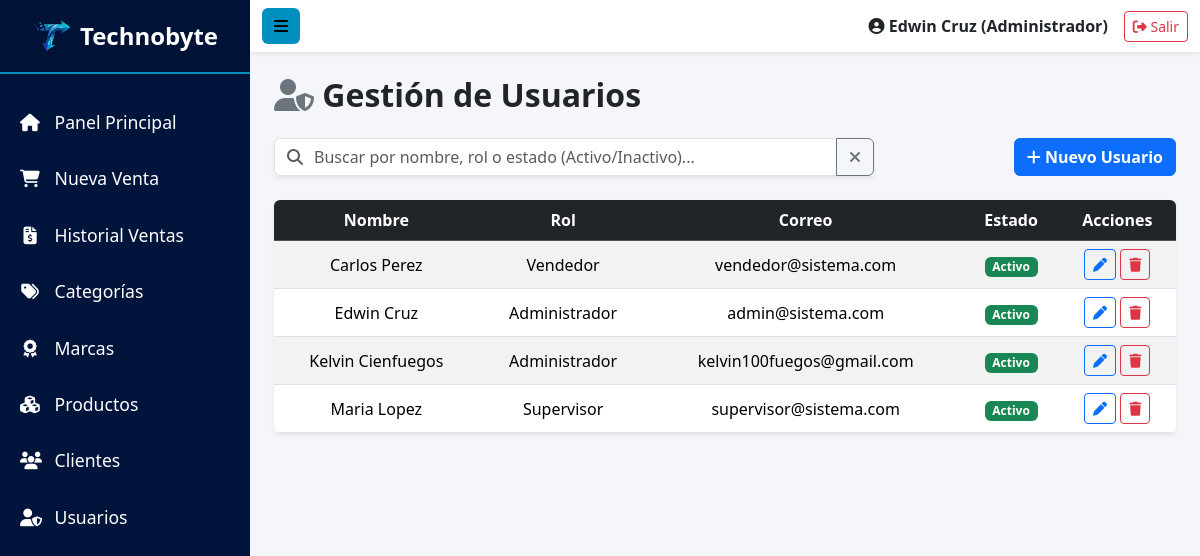
The page /presentacion/admin/usuarios/listar.php (signed in) on the database its author committed.
### tables this page shows
CREATE TABLE usuarios (
    id_usuario INT AUTO_INCREMENT PRIMARY KEY,
    id_rol INT NOT NULL,
    nombre_usuario VARCHAR(100) NOT NULL,
    correo_usuario VARCHAR(100) NOT NULL UNIQUE,
    password_usuario VARCHAR(255) NOT NULL,
    estado_usuario TINYINT(1) DEFAULT 1,
    eliminado_usuario TINYINT(1) DEFAULT 0,
    created_at TIMESTAMP DEFAULT CURRENT_TIMESTAMP,

    CONSTRAINT fk_usuario_rol
        FOREIGN KEY (id_rol)
        REFERENCES roles(id_rol)
        ON UPDATE CASCADE
        ON DELETE RESTRICT
);

CREATE TABLE roles (
    id_rol INT AUTO_INCREMENT PRIMARY KEY,
    nombre_rol VARCHAR(50) NOT NULL UNIQUE,
    estado_rol TINYINT(1) DEFAULT 1,
    eliminado_rol TINYINT(1) DEFAULT 0
);

### config/control_acceso.php (called while the page is built, shortened)
<?php
function tieneRol($roles): bool
{
    return in_array((int) $_SESSION['id_rol'], $roles, true);
}
    ?>

### negocio/UsuarioNegocio.php (called while the page is built, shortened)
<?php
require_once dirname(__DIR__) . '/datos/UsuarioDatos.php';
class UsuarioNegocio
{
    private $usuarioDatos;
    public function __construct()
    {
        $this->usuarioDatos = new UsuarioDatos();
    }
    public function listarUsuarios($buscar = '')
    {
        return $this->usuarioDatos->listarUsuarios($buscar);
    }
}

### datos/UsuarioDatos.php (called while the page is built, shortened)
<?php
require_once __DIR__ . '/Conexion.php';
class UsuarioDatos
{
    public function listarUsuarios($buscar = '')
    {
        $conexion = new Conexion();
        if (!empty($buscar)) {
            $conexion->query = "SELECT u.id_usuario, u.id_rol, r.nombre_rol, u.nombre_usuario,
                                       u.correo_usuario, u.estado_usuario, u.eliminado_usuario
                                FROM usuarios u
                                INNER JOIN roles r ON u.id_rol = r.id_rol
                                WHERE u.eliminado_usuario = 0
                                AND (u.nombre_usuario LIKE :buscar
                                     OR r.nombre_rol LIKE :buscar
                                     OR IF(u.estado_usuario = 1, 'activo', 'inactivo') LIKE :buscar)
                                ORDER BY u.nombre_usuario ASC";
            return $conexion->get_records([':buscar' => '%' . $buscar . '%']);
        } else {
            $conexion->query = "SELECT u.id_usuario, u.id_rol, r.nombre_rol, u.nombre_usuario,
                                       u.correo_usuario, u.estado_usuario, u.eliminado_usuario
                                FROM usuarios u
                                INNER JOIN roles r ON u.id_rol = r.id_rol
                                WHERE u.eliminado_usuario = 0
                                ORDER BY u.nombre_usuario ASC";
            return $conexion->get_records();
        }
    }
}

### datos/Conexion.php (called while the page is built, shortened)
<?php
class Conexion
{
    private $server;
    private $user;
    private $password;
    private $database;
    private $charset;
    private $connection;
    public $query;
    public function __construct()
    {
        $this->server   = $_ENV['DB_HOST'];
        $this->user     = $_ENV['DB_USER'];
        $this->password = $_ENV['DB_PASS'];
        $this->database = $_ENV['DB_NAME'];
        $this->charset  = $_ENV['DB_CHARSET'];
    }
    private function create_connection()
    {
        try {
            $dns = "mysql:host={$this->server};dbname={$this->database};charset={$this->charset}";
            $this->connection = new PDO(
                $dns,
                $this->user,
                $this->password
            );
            $this->connection->setAttribute(PDO::ATTR_ERRMODE, PDO::ERRMODE_EXCEPTION);
            $this->connection->setAttribute(PDO::ATTR_DEFAULT_FETCH_MODE, PDO::FETCH_ASSOC);
        } catch (PDOException $e) {
            die('<h3 style="color: tomato; font-family: Arial;">
                    No se puede establecer conexión con la base de datos: ' . $e->getMessage() . '
                </h3>');
        }
        return $this->connection;
    }
    private function close_connection()
    {
        $this->connection = null;
    }
    public function get_records($params = [])
    {
        try {
            $stmt = $this->create_connection()->prepare($this->query);
            $stmt->execute($params);
            $records = $stmt->fetchAll();
            return $records;
        } catch (PDOException $e) {
            die('Error en la consulta: ' . $e->getMessage());
        }
    }
}

### presentacion/admin/usuarios/listar.php (the view, shortened to what this page needs)
<?php
require_once __DIR__ . '/../../../config/control_acceso.php';
require_once __DIR__  . '/../../../negocio/UsuarioNegocio.php';
$buscar = trim($_GET['buscar_usuario'] ?? '');
$usuarioNegocio = new usuarioNegocio();
$usuarios = $usuarioNegocio->listarUsuarios($buscar);
function mostrarValor($valor)
{
    return htmlspecialchars($valor ?? '', ENT_QUOTES, 'UTF-8');
}
?>
<!DOCTYPE html>
<html lang="es">
<head>
    <link href="https://cdn.jsdelivr.net/npm/bootstrap@5.3.2/dist/css/bootstrap.min.css" rel="stylesheet">
    <link rel="stylesheet" href="https://cdnjs.cloudflare.com/ajax/libs/font-awesome/6.4.2/css/all.min.css">
    <link rel="stylesheet" href="../../../public/css/style.css?v=<?php echo time(); ?>">
</head>
<body>
    <div class="d-flex">
        <nav id="sidebar">
            <div class="sidebar-header d-flex align-items-center justify-content-center py-3">
                <img src="../../../public/img/logo-nav.svg" alt="Logo" class="img-fluid me-2" style="max-width: 40px;">
                <h4 class="fw-bold mb-0">Technobyte</h4>
            </div>
            <ul class="list-unstyled components">
                <li><a href="../../dashboard.php"><i class="fa-solid fa-house"></i> Panel Principal</a></li>
                <li><a href="../ventas/crear.php"><i class="fa-solid fa-cart-shopping"></i> Nueva Venta</a></li>
                <?php if(tieneRol([ROL_ADMIN, ROL_SUPERVISOR, ROL_VENDEDOR])): ?><li><a href="../ventas/listar.php"><i class="fa-solid fa-file-invoice-dollar"></i> Historial Ventas</a></li><?php endif; ?>
                <?php if(tieneRol([ROL_ADMIN, ROL_SUPERVISOR])): ?><li><a href="../categorias/listar.php"><i class="fa-solid fa-tags"></i> Categorías</a></li><?php endif; ?>
                <?php if(tieneRol([ROL_ADMIN, ROL_SUPERVISOR])): ?><li><a href="../marcas/listar.php"><i class="fa-solid fa-award"></i> Marcas</a></li><?php endif; ?>
                <li><a href="../productos/listar.php"><i class="fa-solid fa-cubes"></i> Productos</a></li>
                <li><a href="../clientes/listar.php"><i class="fa-solid fa-users"></i> Clientes</a></li>
                <?php if(tieneRol([ROL_ADMIN])): ?><li class="active"><a href="listar.php"><i class="fa-solid fa-user-shield"></i> Usuarios</a></li><?php endif; ?>
            </ul>
        </nav>
        <div id="content">
            <nav class="navbar navbar-expand-lg navbar-light sticky-top bg-white shadow-sm" style="z-index: 1020;">
                <div class="container-fluid">
                    <button type="button" id="sidebarCollapse" class="btn btn-dorado"><i class="fa-solid fa-bars"></i></button>
                    <div class="ms-auto d-flex align-items-center">
                        <span class="me-3 fw-bold">
                            <i class="fa-solid fa-circle-user"></i>
                            <?php
                            $nombreUsr = $_SESSION['nombre'] ?? 'Administrador';
                            $rolUsr = $_SESSION['nombre_rol'] ?? 'Sin rol';
                            echo htmlspecialchars($nombreUsr) . ' (' . htmlspecialchars($rolUsr) . ')';
                            ?>
                        </span>
                        <a href="../../../logout.php" class="btn btn-outline-danger btn-sm"><i class="fa-solid fa-right-from-bracket"></i> Salir</a>
                    </div>
                </div>
            </nav>
            <div class="container-fluid p-4">
                <h2 class="mb-4 text-dark fw-bold"><i class="fa-solid fa-user-shield text-secondary"></i> Gestión de Usuarios</h2>
                <div class="d-flex flex-column flex-md-row justify-content-between gap-3 mb-4">
                    <form action="" method="GET" class="flex-grow-1" style="max-width: 600px;">
                        <div class="input-group shadow-sm">
                            <span class="input-group-text bg-white text-muted border-end-0"><i class="fa-solid fa-magnifying-glass"></i></span>
                            <input type="text" class="form-control border-start-0 ps-0" name="buscar_usuario" placeholder="Buscar por nombre, rol o estado (Activo/Inactivo)..." value="<?php echo mostrarValor($buscar); ?>">
                            <button type="button" class="btn btn-outline-secondary btn-reset-search" title="Limpiar búsqueda"><i class="fa-solid fa-xmark"></i></button>
                        </div>
                    </form>
                    <div class="d-grid d-md-block">
                        <a href="crear.php" class="btn btn-primary fw-bold">
                            <i class="fa-solid fa-plus"></i> Nuevo Usuario
                        </a>
                    </div>
                </div>
                <div class="card shadow-sm border-0">
                    <div class="table-responsive rounded-2">
                        <table class="table table-hover table-striped mb-0 align-middle text-center">
                            <thead class="table-dark">
                                <tr class="text-center">
                                    <th>Nombre</th>
                                    <th>Rol</th>
                                    <th>Correo</th>
                                    <th>Estado</th>
                                    <th>Acciones</th>
                                </tr>
                            </thead>
                            <tbody>
                                <?php
                                if (!empty($usuarios)):
                                    foreach ($usuarios as $usuario): ?>
                                        <tr class="text-center">
                                            <td><?php echo mostrarValor($usuario['nombre_usuario']); ?></td>
                                            <td><?php echo mostrarValor($usuario['nombre_rol']); ?></td>
                                            <td><?php echo mostrarValor($usuario['correo_usuario']); ?></td>
                                            <td>
                                                <?php if ($usuario['estado_usuario'] == 1): ?>
                                                    <span class="badge bg-success">Activo</span>
                                                <?php else: ?>
                                                    <span class="badge bg-danger">Inactivo</span>
                                                <?php endif; ?>
                                            </td>
                                            <td>
                                                <a href="editar.php?id=<?php echo mostrarValor($usuario['id_usuario']); ?>" class="btn btn-sm btn-outline-primary"><i class="fa-solid fa-pen"></i></a>
                                                <a href="eliminar.php?id=<?php echo mostrarValor($usuario['id_usuario']); ?>" class="btn btn-sm btn-outline-danger"><i class="fa-solid fa-trash"></i></a>
                                            </td>
                                        </tr>
                                    <?php endforeach;
                                endif; ?>
                            </tbody>
                        </table>
                    </div>
                </div>
            </div>
        </div>
    </div>
    <div class="toast-container position-fixed top-0 end-0 p-3">
    </div>
</body>
</html>

### public/css/style.css (style rules this page uses)
:root { --color-primario: #00143C; --color-secundario: #008fbf; --color-fondo: #f4f6f9; --color-texto-sidebar: #ffffff; }
body { background-color: var(--color-fondo); font-family: 'Segoe UI', Tahoma, Geneva, Verdana, sans-serif; overflow-x: hidden; }
#sidebar { min-width: 250px; max-width: 250px; height: 100vh; background-color: var(--color-primario); color: var(--color-texto-sidebar); transition: all 0.3s; position: fixed; top: 0; left: 0; z-index: 1000; overflow-y: auto; }
#sidebar .sidebar-header { padding: 20px; background: rgba(0, 0, 0, 0.1); border-bottom: 2px solid var(--color-secundario); }
#sidebar ul.components { padding: 20px 0; }
#sidebar ul li a { padding: 15px 20px; font-size: 1.1em; display: block; color: var(--color-texto-sidebar); text-decoration: none; transition: 0.2s; }
#sidebar ul li a i { margin-right: 10px; width: 20px; text-align: center; }
#content { width: calc(100% - 250px); margin-left: 250px; transition: all 0.3s; }
.navbar { background-color: #ffffff; box-shadow: 0 2px 5px rgba(0,0,0,0.05); }
.btn-dorado { background-color: var(--color-secundario); color: #000; font-weight: bold; border: none; }

### rows shown on the page
usuarios: nombre_usuario "Carlos Perez", id_rol.nombre_rol "Vendedor", correo_usuario "vendedor@sistema.com", estado_usuario "Activo"
usuarios: nombre_usuario "Edwin Cruz", id_rol.nombre_rol "Administrador", correo_usuario "admin@sistema.com", estado_usuario "Activo"
usuarios: nombre_usuario "Kelvin Cienfuegos", id_rol.nombre_rol "Administrador", correo_usuario "kelvin100fuegos@gmail.com", estado_usuario "Activo"
usuarios: nombre_usuario "Maria Lopez", id_rol.nombre_rol "Supervisor", correo_usuario "supervisor@sistema.com", estado_usuario "Activo"

### other values the page prints
$nombreUsr "Edwin Cruz"
$rolUsr "Administrador"
